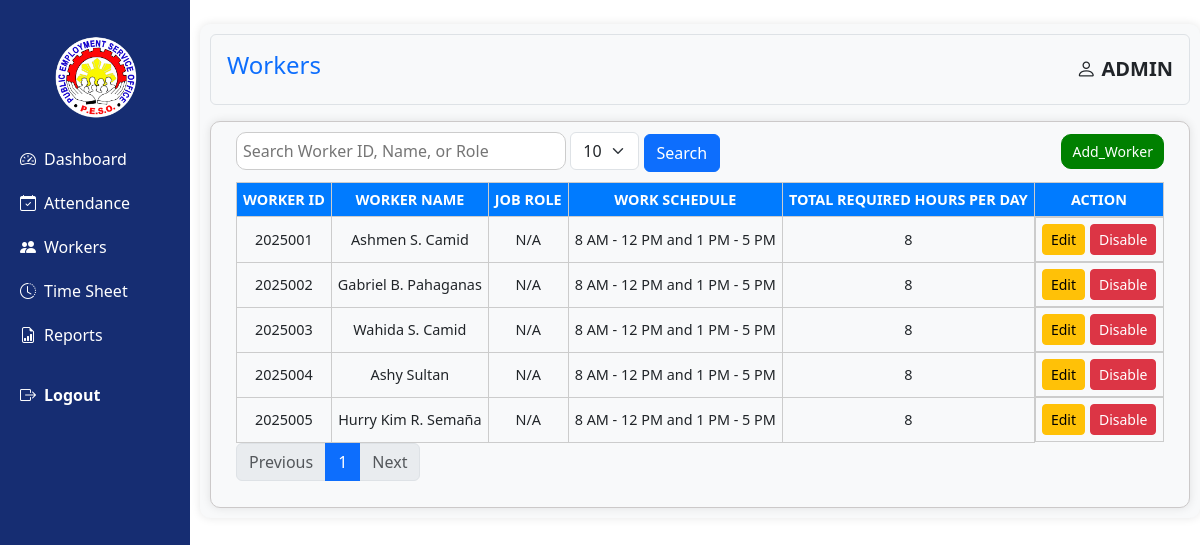
Screenshot of /pages/workers.php with the database file from the repository.
### tables this page shows
CREATE TABLE `workers` (
  `id` int(11) NOT NULL,
  `worker_id` varchar(255) NOT NULL,
  `fullname` varchar(255) NOT NULL,
  `role` varchar(255) NOT NULL,
  `schedule` varchar(255) NOT NULL,
  `salary_per_hour` decimal(10,2) NOT NULL DEFAULT 0.00,
  `status` varchar(50) NOT NULL
);

### pages/workers.php (the view, shortened to what this page needs)
<?php
include("../controllers/conn.php");
$search_query = isset($_GET['search']) ? trim($_GET['search']) : "";
$records_per_page = isset($_GET['records']) ? (int)$_GET['records'] : 10;
$page = isset($_GET['page']) ? (int)$_GET['page'] : 1;
$offset = ($page - 1) * $records_per_page;
$total_sql = "SELECT COUNT(*) AS total FROM workers
              WHERE worker_id LIKE '%$search_query%'
              OR fullname LIKE '%$search_query%'
              OR role LIKE '%$search_query%'";
$total_result = mysqli_query($conn, $total_sql);
$total_row = mysqli_fetch_assoc($total_result);
$total_records = $total_row['total'];
$total_pages = ceil($total_records / $records_per_page);
$sql = "SELECT * FROM workers
        WHERE worker_id LIKE '%$search_query%'
        OR fullname LIKE '%$search_query%'
        OR role LIKE '%$search_query%'
        LIMIT $offset, $records_per_page";
$result = mysqli_query($conn, $sql);
?>
<!DOCTYPE html>
<html lang="en">
<head>
    <link href="https://cdnjs.cloudflare.com/ajax/libs/bootstrap/5.3.2/css/bootstrap.min.css" rel="stylesheet">
    <link href="https://cdnjs.cloudflare.com/ajax/libs/bootstrap-icons/1.11.1/font/bootstrap-icons.min.css" rel="stylesheet">
    <link rel="stylesheet" href="../assets/css/styles.css">
</head>
<body>
<nav class="sidebar navbar navbar-expand-lg custom-blue">
        <div class="container-fluid">
            <div class="collapse navbar-collapse" id="sidebarNav">
                <ul class="navbar-nav flex-column w-100">
                    <div class="sidebar-logo text-center w-100 my-3">
                        <img src="../assets/image/peso.png" class="img-fluid" alt="Company Logo" style="max-width: 100px;">
                    </div>
                    <li class="nav-item active">
                        <a class="nav-link" href="dashboard.php"><i class="bi bi-speedometer2 me-2"></i> Dashboard</a>
                    </li>
                    <li class="nav-item">
                        <a class="nav-link" href="attendance.php"><i class="bi bi-calendar-check me-2"></i> Attendance</a>
                    </li>
                    <li class="nav-item">
                        <a class="nav-link" href="workers.php"><i class="bi bi-people-fill me-2"></i> Workers</a>
                    </li>
                    <li class="nav-item">
                        <a class="nav-link" href="timeSheet.php"><i class="bi bi-clock-history me-2"></i> Time Sheet</a>
                    </li>
                    <li class="nav-item">
                        <a class="nav-link" href="reports.php"><i class="bi bi-file-earmark-bar-graph me-2"></i> Reports</a>
                    </li>
                    <li class="nav-item mt-3">
                        <a class="nav-link text-white fw-bold" href="../controllers/logout.php">
                            <i class="bi bi-box-arrow-right me-2"></i> Logout
                        </a>
                    </li>
                </ul>
            </div>
        </div>
    </nav>
<div class="main-content container mt-4">
    <div class="d-flex justify-content-between align-items-center mb-3 p-3 border rounded">
        <h1 class="text-primary kanit">Workers</h1>
        <div class="fw-bold fs-5">
            <i class="bi bi-person"></i> <span id="userName">ADMIN</span>
        </div>
    </div>
    <div class="content">
        <div class="search-box">
            <form method="GET" class="w-100">
                <input type="text" name="search" class="search-input" placeholder="Search Worker ID, Name, or Role" value="<?= htmlspecialchars($search_query); ?>">
                <select name="records" id="records" class="form-select d-inline-block w-auto" onchange="this.form.submit()">
            <option value="10" <?= $records_per_page == 10 ? 'selected' : '' ?>>10</option>
        </select>
                <button type="submit" class="btn btn-primary">Search</button>
            </form>
            <a href="add-workers.php" class="add-work">Add_Worker</a>
        </div>
        <table class="content-table">
            <thead class="table-primary">
                <tr>
                    <th>WORKER ID</th>
                    <th>WORKER NAME</th>
                    <th>JOB ROLE</th>
                    <th>WORK SCHEDULE</th>
                    <th>TOTAL REQUIRED HOURS PER DAY</th>
                    <th>ACTION</th>
                </tr>
            </thead>
            <tbody>
            <?php
                if ($result && mysqli_num_rows($result) > 0) {
                    while ($row = mysqli_fetch_assoc($result)) {
                        $status_btn = ($row['status'] == 'enabled')
                            ? '<button class="btn btn-danger btn-sm" onclick="toggleStatus('.$row['worker_id'].', \'disable\')">Disable</button>'
                            : '<button class="btn btn-success btn-sm" onclick="toggleStatus('.$row['worker_id'].', \'enable\')">Enable</button>';
                        echo "<tr>
                            <td>{$row['worker_id']}</td>
                            <td>{$row['fullname']}</td>
                            <td>{$row['role']}</td>
                            <td>{$row['schedule']}</td>
                            <td>8</td>
                            <td class='action-buttons'>
                                <button class='btn btn-warning btn-sm edit-btn'
                                    data-bs-toggle='modal'
                                    data-bs-target='#editWorkerModal'
                                    data-worker-id='{$row['worker_id']}'
                                    data-fullname='" . htmlspecialchars($row['fullname'], ENT_QUOTES) . "'
                                    data-role='" . htmlspecialchars($row['role'], ENT_QUOTES) . "'>
                                    Edit
                                </button>
                                $status_btn
                            </td>
                        </tr>";
                    }
                } else {
                    echo '<tr><td colspan="6" class="text-center text-danger">No matching records found.</td></tr>';
                }
            ?>
            </tbody>
        </table>
    <div class="pagination-container">
        <nav>
            <ul class="pagination">
                <li class="page-item <?= ($page <= 1) ? 'disabled' : '' ?>">
                    <a class="page-link" href="?search=<?= urlencode($search_query); ?>&records=<?= $records_per_page; ?>&page=<?= ($page - 1); ?>">Previous</a>
                </li>
                <?php for ($i = 1; $i <= $total_pages; $i++): ?>
                    <li class="page-item <?= ($page == $i) ? 'active' : '' ?>">
                        <a class="page-link" href="?search=<?= urlencode($search_query); ?>&records=<?= $records_per_page; ?>&page=<?= $i; ?>">
                            <?= $i; ?>
                        </a>
                    </li>
                <?php endfor; ?>
                <li class="page-item <?= ($page >= $total_pages) ? 'disabled' : '' ?>">
                    <a class="page-link" href="?search=<?= urlencode($search_query); ?>&records=<?= $records_per_page; ?>&page=<?= ($page + 1); ?>">Next</a>
                </li>
            </ul>
        </nav>
    </div>
    </div>
</div>
</body>
</html>

### assets/css/styles.css (style rules this page uses)
.sidebar { width: 190px; height: 100vh; position: fixed; color: white; left: 0; top: 0; background-color: #343a40; padding-top: 10px; display: flex; flex-direction: column; align-items: center; transition: all 0.3s ease-in-out; }
.custom-blue { background-color: #162d72 !important; }
.sidebar .nav-link { display: flex; align-items: center; padding: 10px 15px; color: white; font-size: 16px; text-decoration: none; white-space: nowrap; overflow: hidden; text-overflow: ellipsis; width: 100%; }
.main-content { margin-left: 220px; padding: 30px; transition: all 0.3s ease-in-out; max-width: calc(100% - 220px); margin-top: 30px; background-color: #f4f4f4; border-radius: 25px; box-shadow: 0 8px 25px rgba(0, 0, 0, 0.3); }
h1 { font-size: 1.5rem; }

### pages/workers.php (style rules this page uses)
.content { border: 1px solid rgb(204, 201, 201); padding: 10px 25px; border-radius: 10px; background-color: #f8f9fa; box-shadow: 0 0 10px rgba(0, 0, 0, 0.1); }
.search-box { display: flex; justify-content: space-between; align-items: center; margin-bottom: 10px; }
.search-input { width: 40%; padding: 6px; border-radius: 10px; border: 1px solid #ccc; }
.add-work { text-decoration: none; font-size: 14px; padding: 6px 10px; border-radius: 10px; background-color: green; color: white; border: 1px solid green; }
.content-table { border-collapse: collapse; width: 100%; font-size: 0.9em; }
.content-table th, .content-table td { border: 1px solid #ccc; padding: 6px; text-align: center; }
.content-table thead { background-color: #007bff; color: white; }
.action-buttons { display: flex; justify-content: center; gap: 5px; }
.main-content { max-width: calc(100% - 200px); margin-left: 200px; margin-top: 10px; padding: 10px; background-color: #f8f9fa; border-radius: 10px; box-shadow: 0 0 10px rgba(0, 0, 0, 0.1); }
h1 { font-size: 1.5rem; }

### rows the page displays
workers: worker "2025001", fullname "Ashmen S. Camid", role "N/A", schedule "8 AM - 12 PM and 1 PM - 5 PM"
workers: worker "2025002", fullname "Gabriel B. Pahaganas", role "N/A", schedule "8 AM - 12 PM and 1 PM - 5 PM"
workers: worker "2025003", fullname "Wahida S. Camid", role "N/A", schedule "8 AM - 12 PM and 1 PM - 5 PM"
workers: worker "2025004", fullname "Ashy Sultan", role "N/A", schedule "8 AM - 12 PM and 1 PM - 5 PM"
workers: worker "2025005", fullname "Hurry Kim R. Semaña", role "N/A", schedule "8 AM - 12 PM and 1 PM - 5 PM"
